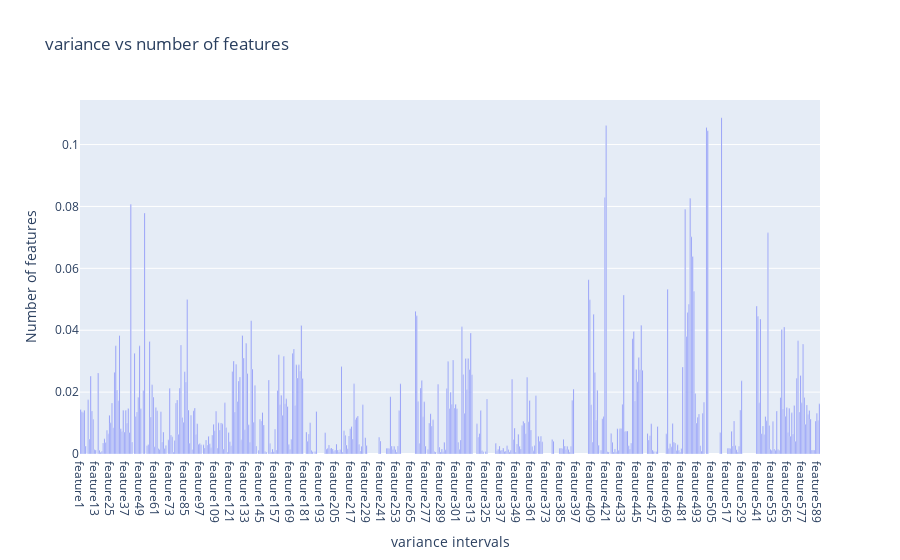

This figure's notebook cell:
### Code cell
y_2 = y.sort_values(ascending=False)
fig_var_nor = px.bar(x=y.index, y=y, title="variance vs number of features", text = y)
fig_var_nor.update_xaxes(title='variance intervals')
fig_var_nor.update_yaxes(title='Number of features')
fig_var_nor.show()

### Figure 1 — Plotly figure (JSON) as saved in the notebook; plotly's stock layout.template omitted (floating-point values rounded to 4 significant figures; data arrays with more than 128 entries replaced by an {"elided": "..."} marker saying what was removed)
{"data": [{"alignmentgroup": "True", "hovertemplate": "x=%{x}<br>y=%{y}<br>text=%{text}<extra></extra>", "legendgroup": "", "marker": {"color": "#636efa", "pattern": {"shape": ""}}, "name": "", "offsetgroup": "", "orientation": "v", "showlegend": false, "text": {"elided": "590 float values"}, "textposition": "auto", "type": "bar", "x": {"elided": "590 str values"}, "xaxis": "x", "y": {"elided": "590 float values"}, "yaxis": "y"}], "layout": {"barmode": "relative", "legend": {"tracegroupgap": 0}, "title": {"text": "variance vs number of features"}, "xaxis": {"anchor": "y", "domain": [0, 1], "title": {"text": "variance intervals"}}, "yaxis": {"anchor": "x", "domain": [0, 1], "title": {"text": "Number of features"}}}}
